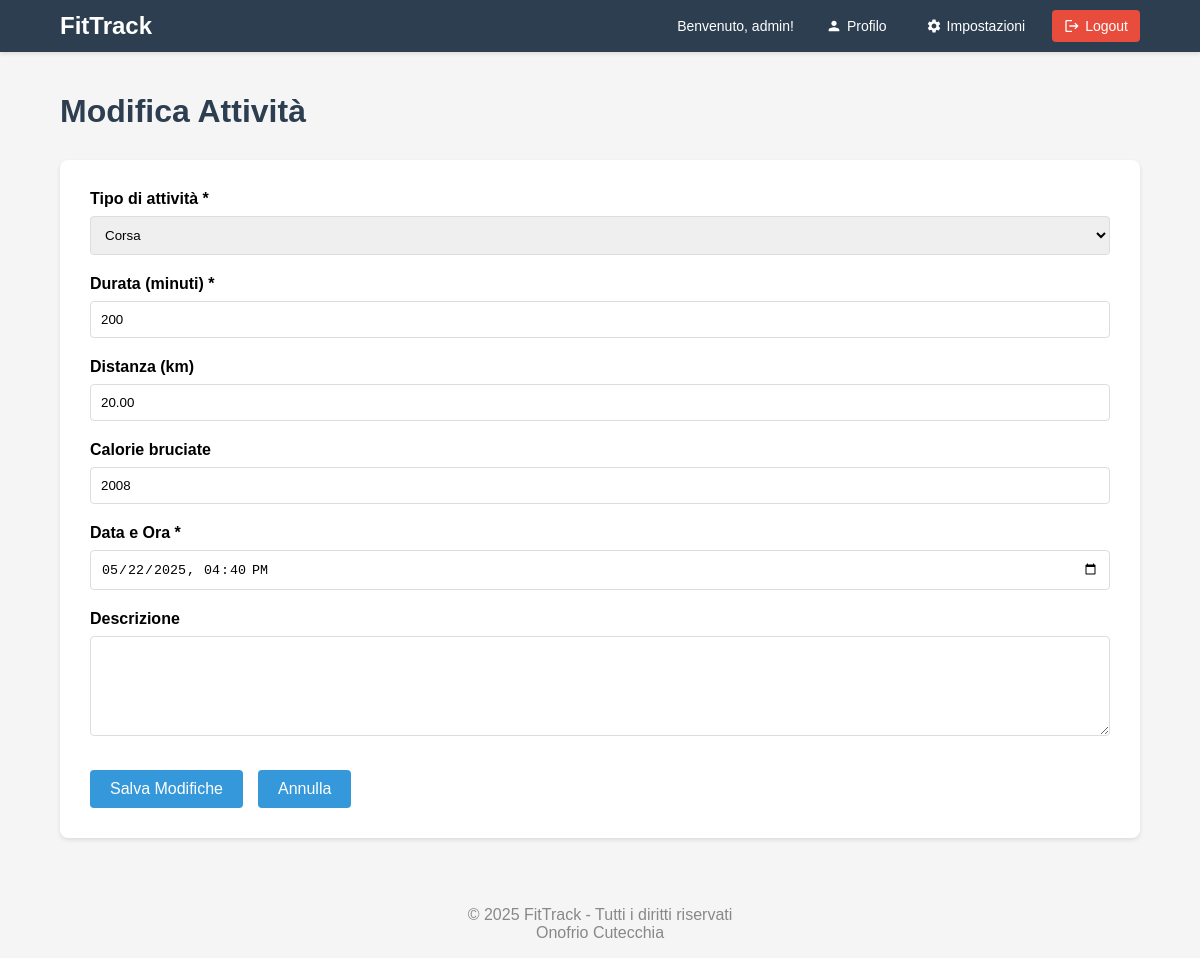
The page /attivita_modifica.php?id=2 (signed in) on the database its author committed.
### tables this page shows
CREATE TABLE `attivita` (
  `id` int(11) NOT NULL,
  `id_utente` int(11) NOT NULL,
  `tipo_attivita` varchar(50) NOT NULL,
  `durata` int(11) NOT NULL,
  `distanza` decimal(6,2) DEFAULT NULL,
  `calorie` int(11) DEFAULT NULL,
  `data_attivita` datetime NOT NULL,
  `descrizione` text DEFAULT NULL
);

### attivita_modifica.php (the view, shortened to what this page needs)
<?php
require 'connessione.php';
$id_utente = $_SESSION['utente_id'];
$tipi_attivita = ['Corsa', 'Ciclismo', 'Nuoto', 'Camminata', 'Palestra', 'Yoga', 'Altro'];
$id_attivita = $_GET['id'];
$sql = "SELECT * FROM attivita WHERE id = ? AND id_utente = ?";
$stmt = $conn->prepare($sql);
$stmt->bind_param("ii", $id_attivita, $id_utente);
$stmt->execute();
$attivita = $stmt->get_result()->fetch_assoc();
?>
<!DOCTYPE html>
<html lang="it">
<head>
</head>
<body>
    <nav class="navbar">
        <div class="navbar-container">
            <a href="dashboard.php" class="navbar-brand">FitTrack</a>
            <div class="navbar-user">
                <span class="user-welcome">Benvenuto, <?php echo htmlspecialchars($_SESSION['utente_username']); ?>!</span>
                <div class="navbar-links">
                    <a href="profilo.php" class="navbar-link">
                        <svg class="icon" viewBox="0 0 24 24">
                            <path d="M12 12c2.21 0 4-1.79 4-4s-1.79-4-4-4-4 1.79-4 4 1.79 4 4 4zm0 2c-2.67 0-8 1.34-8 4v2h16v-2c0-2.66-5.33-4-8-4z"/>
                        </svg>
                        Profilo
                    </a>
                    <a href="impostazioni.php" class="navbar-link">
                        Impostazioni
                    </a>
                    <a href="logout.php" class="navbar-link logout">
                        <svg class="icon" viewBox="0 0 24 24">
                            <path d="M17 7l-1.41 1.41L18.17 11H8v2h10.17l-2.58 2.58L17 17l5-5zM4 5h8V3H4c-1.1 0-2 .9-2 2v14c0 1.1.9 2 2 2h8v-2H4V5z"/>
                        </svg>
                        Logout
                    </a>
                </div>
            </div>
        </div>
    </nav>
<div class="container">
    <h1>Modifica Attività</h1>
    <div class="card">
        <form method="POST">
            <div class="form-group">
                <label for="tipo_attivita">Tipo di attività *</label>
                <select id="tipo_attivita" name="tipo_attivita" required>
                    <?php foreach ($tipi_attivita as $tipo): ?>
                        <option value="<?= $tipo ?>" <?= ($attivita['tipo_attivita'] == $tipo) ? 'selected' : '' ?>>
                            <?= $tipo ?>
                        </option>
                    <?php endforeach; ?>
                </select>
            </div>
            <div class="form-group">
                <label for="durata">Durata (minuti) *</label>
                <input type="number" id="durata" name="durata" min="1" required
                       value="<?= htmlspecialchars($attivita['durata']) ?>">
            </div>
            <div class="form-group">
                <label for="distanza">Distanza (km)</label>
                <input type="number" id="distanza" name="distanza" min="0" step="0.01"
                       value="<?= htmlspecialchars($attivita['distanza'] ?? '') ?>">
            </div>
            <div class="form-group">
                <label for="calorie">Calorie bruciate</label>
                <input type="number" id="calorie" name="calorie" min="0"
                       value="<?= htmlspecialchars($attivita['calorie'] ?? '') ?>">
            </div>
            <div class="form-group">
                <label for="data_attivita">Data e Ora *</label>
                <input type="datetime-local" id="data_attivita" name="data_attivita" required
                       value="<?= date('Y-m-d\TH:i', strtotime($attivita['data_attivita'])) ?>">
            </div>
            <div class="form-group">
                <label for="descrizione">Descrizione</label>
                <textarea id="descrizione" name="descrizione"><?= htmlspecialchars($attivita['descrizione'] ?? '') ?></textarea>
            </div>
            <div class="button-group">
                <button type="submit" class="btn">Salva Modifiche</button>
                <a href="attivita.php" class="btn btn-secondary">Annulla</a>
            </div>
        </form>
    </div>
</div>
<?php include 'footer.php'; ?>
</body>
</html>

### attivita_modifica.php (style rules this page uses)
body { font-family: Arial, sans-serif; margin: 0; padding: 0; background-color: #f5f5f5; }
.container { width: 90%; max-width: 800px; margin: 0 auto; padding: 20px; }
h1 { color: #2c3e50; margin-bottom: 30px; }
.card { background-color: white; padding: 30px; border-radius: 8px; box-shadow: 0 2px 4px rgba(0,0,0,0.1); }
.form-group { margin-bottom: 20px; }
label { display: block; margin-bottom: 8px; font-weight: bold; }
input[type="text"], input[type="number"], input[type="datetime-local"], select, textarea { width: 100%; padding: 10px; border: 1px solid #ddd; border-radius: 4px; box-sizing: border-box; }
textarea { height: 100px; resize: vertical; }
.btn { display: inline-block; padding: 10px 20px; background-color: #3498db; color: white; text-decoration: none; border: none; border-radius: 4px; cursor: pointer; font-size: 16px; }
.btn-secondary { background-color: #95a5a6; }
.button-group { display: flex; gap: 15px; margin-top: 30px; }
.navbar { background-color: #2c3e50; padding: 10px 0; box-shadow: 0 2px 4px rgba(0,0,0,0.1); }
.navbar-container { width: 90%; max-width: 1200px; margin: 0 auto; display: flex; justify-content: space-between; align-items: center; }
.navbar-brand { color: white; font-size: 24px; font-weight: bold; text-decoration: none; }
.navbar-user { display: flex; align-items: center; gap: 20px; }
.user-welcome { color: white; font-size: 14px; }
.navbar-links { display: flex; align-items: center; gap: 15px; }
.navbar-link { display: flex; align-items: center; gap: 5px; color: white; text-decoration: none; padding: 8px 12px; border-radius: 4px; transition: background-color 0.3s; font-size: 14px; }
.navbar-link.logout { background-color: #e74c3c; }
.icon { width: 16px; height: 16px; fill: currentColor; }
.container { width: 90%; max-width: 1200px; margin: 0 auto; padding: 20px; }
.btn { display: inline-block; padding: 10px 20px; background-color: #3498db; color: white; text-decoration: none; border-radius: 4px; transition: background-color 0.3s; }

### rows shown on the page
attivita: tipo_attivita "Corsa", durata "200", distanza "20.00", calorie "2008", data_attivita "05/22/2025 16:40"

### other values the page prints
$_SESSION['utente_username'] "admin"
